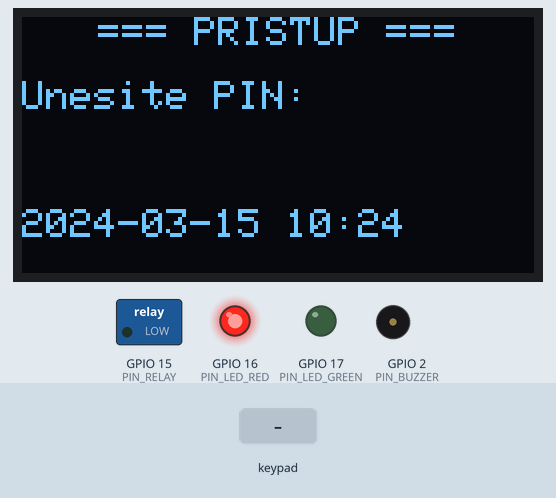
Bench run of a sketch on a simulated ESP32. Parts: 128×64 one-colour display, switched loads named in the sketch (green lamp = pin HIGH), output pins drawn as LEDs (lit = HIGH), buzzer (waves = sounding). The test bench sets the inputs (shaded band). WiFi joins after 1.5 s; servers stay silent unless stated; the local clock reads 2024-03-15 10:24:30 at power-on unless the sketch sets it; storage starts empty; what the sketch prints to the serial monitor is not drawn.

Above: at 5.4 s.
5.5 s: keypad keys 1 2 3 4 # pressed 0.4 s apart
At 8.0 s:
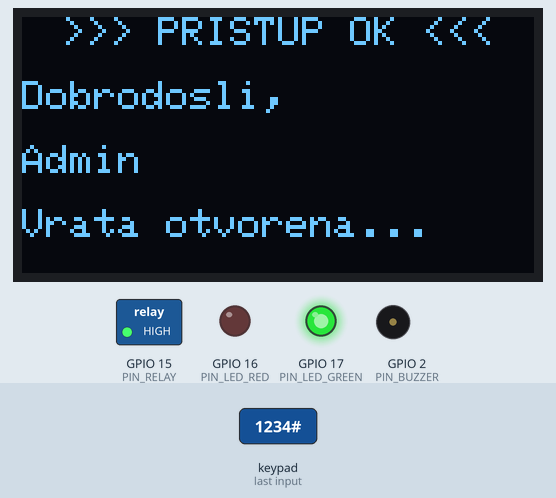
9.0 s: key 'A' pressed
12.0 s: key 'B' pressed
At 14.2 s:
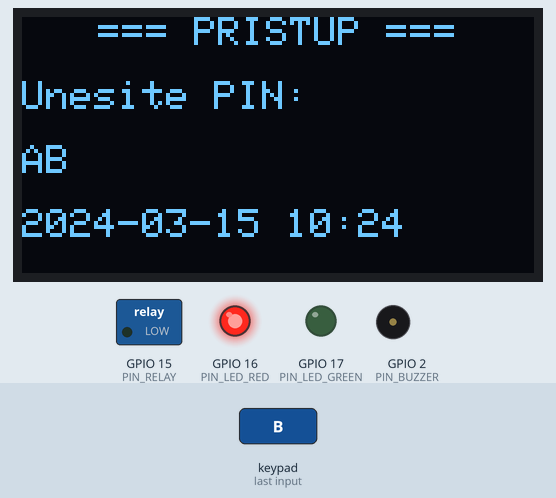
14.5 s: keypad keys 1 2 3 4 D pressed 0.4 s apart
At 17.0 s:
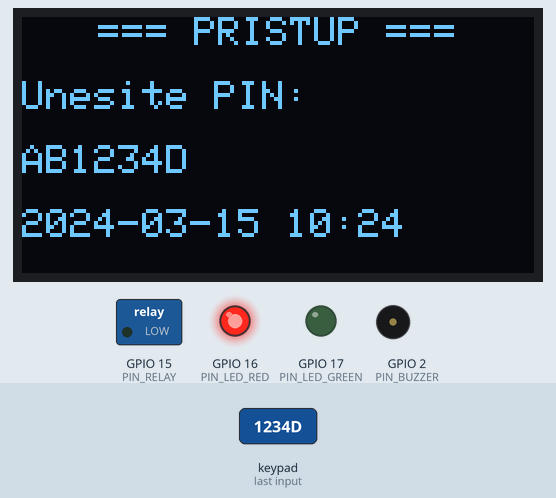
18.0 s: key 'C' pressed
At 18.5 s:
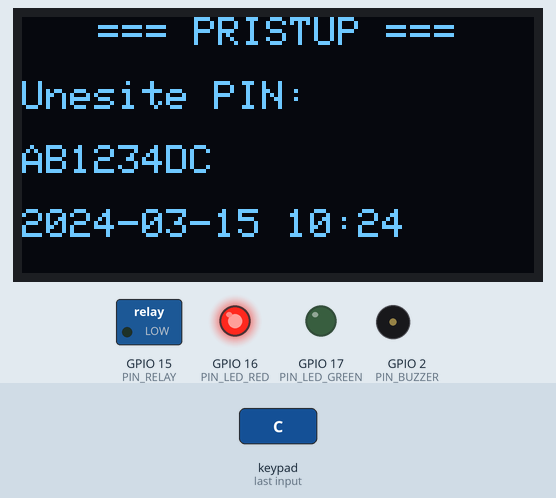
19.6 s: keypad keys 1 1 1 1 # pressed 0.4 s apart
At 22.8 s:
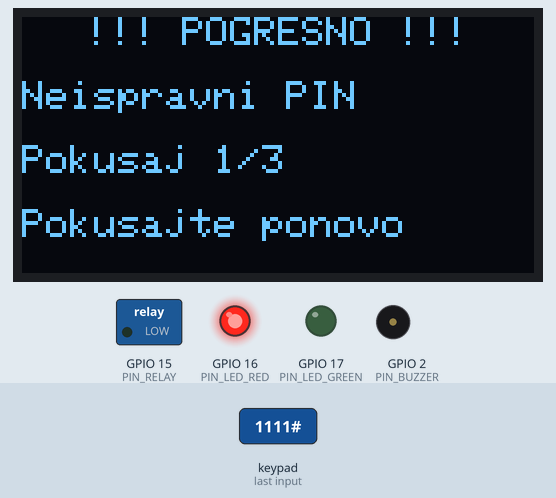
Timing chart, 0 to 24.1 s (numbered marks = the images above; inputs shaded):
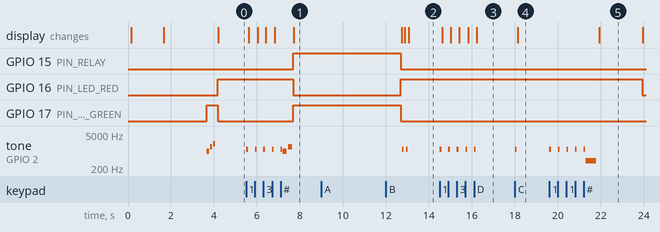

The sketch:

access_control_STA_mod.ino
```cpp
#include <Wire.h>
#include <RTClib.h>
#include <Adafruit_GFX.h>
#include <Adafruit_SSD1306.h>
#include <Keypad.h>
#include <SD.h>
#include <SPI.h>
#include <WiFi.h>
#include <WebServer.h>

//WiFi postavke
const char* WIFI_SSID     = "Kabinet_39";
const char* WIFI_PASSWORD = "el-robot2018";

//PIN-ovi korisnika

struct User {
  const char* name;
  const char* pin;
};

const User USERS[] = {
  { "Admin",    "1234" },
  { "Korisnik1","1111" },
  { "Korisnik2","2222" },
  { "Korisnik3","3333" },
  { "Korisnik4","4444" }
};
const int USER_COUNT = sizeof(USERS) / sizeof(USERS[0]);

//Maksimalni broj neuspjelih pokušaja
const int MAX_FAILED = 3;
const unsigned long LOCKOUT_MS = 30000;

// GPIO definicije
#define PIN_RELAY     15
#define PIN_BUZZER    2
#define PIN_LED_RED   16
#define PIN_LED_GREEN 17
#define PIN_SD_CS     5

//OLED display
#define OLED_WIDTH  128
#define OLED_HEIGHT 64
#define OLED_ADDR   0x3C
Adafruit_SSD1306 display(OLED_WIDTH, OLED_HEIGHT, &Wire, -1);

// RTC
RTC_DS1307 rtc;

//Tipkovnica 4x4
const byte ROWS = 4;
const byte COLS = 4;
char keys[ROWS][COLS] = {
  {'1','2','3','A'},
  {'4','5','6','B'},
  {'7','8','9','C'},
  {'*','0','#','D'}
};
byte rowPins[ROWS] = {13, 12, 14, 27};
byte colPins[COLS] = {26, 25, 33, 32};
Keypad keypad = Keypad(makeKeymap(keys), rowPins, colPins, ROWS, COLS);

// Web server
WebServer server(80);

// Log evidencija
#define LOG_BUFFER_SIZE 20
struct LogEntry {
  char timestamp[20];
  char user[20];
  bool success;
  char note[30];
};
LogEntry logBuffer[LOG_BUFFER_SIZE];
int logHead = 0;
int logCount = 0;

//Stanje sustava
String inputPin = "";
int failedAttempts = 0;
bool isLockedOut = false;
unsigned long lockoutStart = 0;
bool doorOpen = false;
unsigned long doorOpenTime = 0;
const unsigned long DOOR_OPEN_MS = 5000; // vrata otvorena 5 sekundi

//Globalni status string za OLED/web
String systemStatus = "Spreman";


//  POMOĆNE FUNKCIJE


String getTimestamp() {
  if (!rtc.isrunning()) return "0000-00-00 00:00:00";
  DateTime now = rtc.now();
  char buf[20];
  snprintf(buf, sizeof(buf), "%04d-%02d-%02d %02d:%02d:%02d",
           now.year(), now.month(), now.day(),
           now.hour(), now.minute(), now.second());
  return String(buf);
}

void addLog(const char* user, bool success, const char* note) {
  String ts = getTimestamp();
  LogEntry& e = logBuffer[logHead];
  strncpy(e.timestamp, ts.c_str(), sizeof(e.timestamp)-1);
  strncpy(e.user, user, sizeof(e.user)-1);
  e.success = success;
  strncpy(e.note, note, sizeof(e.note)-1);
  logHead = (logHead + 1) % LOG_BUFFER_SIZE;
  if (logCount < LOG_BUFFER_SIZE) logCount++;

  // Zapis na SD karticu
  File f = SD.open("/log.csv", FILE_APPEND);
  if (f) {
    f.printf("%s,%s,%s,%s\n",
             e.timestamp,
             e.user,
             success ? "USPJEH" : "NEUSPJEH",
             e.note);
    f.close();
  }
}

//OLED

void oledPrintCentered(const String& text, int y, uint8_t textSize = 1) {
  display.setTextSize(textSize);
  int16_t charW = 6 * textSize; // SSD1306 font: 6px po znaku pri size=1
  int16_t textW = text.length() * charW;
  int16_t x = (OLED_WIDTH - textW) / 2;
  if (x < 0) x = 0;
  display.setCursor(x, y);
  display.print(text);
}

void oledClear() {
  display.clearDisplay();
  display.setCursor(0, 0);
}


void oledShow(const String& line1,
              const String& line2 = "",
              const String& line3 = "",
              const String& line4 = "") {
  display.clearDisplay();
  display.setTextColor(SSD1306_WHITE);


  oledPrintCentered(line1, 0);


  display.setTextSize(1);
  display.setCursor(0, 16); display.println(line2);
  display.setCursor(0, 32); display.println(line3);
  display.setCursor(0, 48); display.println(line4);
  display.display();
}

void showReadyScreen() {
  String ts = getTimestamp();
  oledShow("=== PRISTUP ===",
           "Unesite PIN:",
           inputPin,
           ts.substring(0,16));
}

//Buzzer
void beepOK() {
  tone(PIN_BUZZER, 1000, 200);
  delay(250);
  tone(PIN_BUZZER, 1500, 200);
  delay(250);
  noTone(PIN_BUZZER);
}

void beepFail() {
  tone(PIN_BUZZER, 400, 500);
  delay(600);
  noTone(PIN_BUZZER);
}

void beepKeypress() {
  tone(PIN_BUZZER, 1200, 80);
  delay(90);
  noTone(PIN_BUZZER);
}

// LED
void ledGreen(bool on) { digitalWrite(PIN_LED_GREEN, on ? HIGH : LOW); }
void ledRed(bool on)   { digitalWrite(PIN_LED_RED,   on ? HIGH : LOW); }

// Relej (brava)
void unlockDoor() {
  digitalWrite(PIN_RELAY, HIGH); // relej aktiviran = brava otvorena
  doorOpen = true;
  doorOpenTime = millis();
  ledRed(false);   // vrata otvorena → crvena UGAŠENA
  ledGreen(true);  // zelena UPALJENA
}

void lockDoor() {
  digitalWrite(PIN_RELAY, LOW);
  doorOpen = false;
  ledGreen(false); // zelena UGAŠENA
  ledRed(true);    // vrata zaključana → crvena UPALJENA
}

// Provjera PIN-a
int checkPin(const String& pin) {
  for (int i = 0; i < USER_COUNT; i++) {
    if (pin == String(USERS[i].pin)) return i;
  }
  return -1;
}

//Autentikacija
void handleAccessGranted(int userIdx) {
  failedAttempts = 0;
  systemStatus = String("OK: ") + USERS[userIdx].name;

  beepOK();
  unlockDoor(); // brine za LED-ove

  oledShow(">>> PRISTUP OK <<<",
           String("Dobrodosli,"),
           String(USERS[userIdx].name),
           "Vrata otvorena...");

  addLog(USERS[userIdx].name, true, "Pristup odobren");
  Serial.printf("[%s] PRISTUP ODOBREN: %s\n",
                getTimestamp().c_str(), USERS[userIdx].name);
}

void handleAccessDenied(const String& triedPin) {
  failedAttempts++;
  systemStatus = "ODBIJEN";

  beepFail(); // crvena već stalno svijetli – nema promjene LED-a

  char note[30];
  snprintf(note, sizeof(note), "Neuspjeh %d/%d", failedAttempts, MAX_FAILED);
  addLog("???", false, note);
  Serial.printf("[%s] PRISTUP ODBIJEN (pokusaj %d)\n",
                getTimestamp().c_str(), failedAttempts);

  if (failedAttempts >= MAX_FAILED) {
    isLockedOut = true;
    lockoutStart = millis();
    systemStatus = "BLOKIRAN";
    oledShow("!!! BLOKIRAN !!!",
             "Previse pogresnih",
             "PIN-ova!",
             "Cekajte 30s...");
    addLog("SUSTAV", false, "Zakljucano 30s");
    Serial.println("[UPOZORENJE] Sustav blokiran 30 sekundi!");
    delay(3000);
  } else {
    char buf[20];
    snprintf(buf, sizeof(buf), "Pokusaj %d/%d", failedAttempts, MAX_FAILED);
    oledShow("!!! POGRESNO !!!",
             "Neispravni PIN",
             String(buf),
             "Pokusajte ponovo");
    delay(2000);
  }

  ledRed(false);
}

//Web server handleri
void handleWebRoot() {
  String ts = getTimestamp();

  String html = R"rawhtml(
<!DOCTYPE html>
<html lang='hr'>
<head>
<meta charset='UTF-8'>
<meta http-equiv='refresh' content='10'>
<meta name='viewport' content='width=device-width, initial-scale=1'>
<title>Kontrola Pristupa</title>
<style>
  body{font-family:Arial,sans-serif;background:#1a1a2e;color:#eee;margin:0;padding:20px}
  h1{color:#00d4ff;text-align:center;border-bottom:2px solid #00d4ff;padding-bottom:10px}
  .card{background:#16213e;border-radius:10px;padding:15px;margin:15px 0;border:1px solid #0f3460}
  .status{font-size:1.4em;font-weight:bold;text-align:center;padding:10px}
  .ok{color:#00ff88}
  .fail{color:#ff4444}
  .warn{color:#ffaa00}
  table{width:100%;border-collapse:collapse}
  th{background:#0f3460;padding:8px;text-align:left}
  td{padding:6px 8px;border-bottom:1px solid #0f3460}
  tr:hover{background:#0f3460}
  .badge-ok{background:#00ff88;color:#000;padding:2px 8px;border-radius:4px;font-size:.85em}
  .badge-fail{background:#ff4444;color:#fff;padding:2px 8px;border-radius:4px;font-size:.85em}
  footer{text-align:center;color:#666;font-size:.8em;margin-top:20px}
</style>
</head>
<body>
<h1>🔐 Kontrola Pristupa</h1>
)rawhtml";

  // Status kartica
  String statusClass = "ok";
  if (systemStatus.startsWith("BLOK") || systemStatus.startsWith("ODBIJEN"))
    statusClass = "fail";
  else if (doorOpen)
    statusClass = "warn";

  html += "<div class='card'>";
  html += "<div class='status " + statusClass + "'>Status: " + systemStatus + "</div>";
  html += "<p>Brava: <strong>" + String(doorOpen ? "OTVORENA 🔓" : "ZATVORENA 🔒") + "</strong></p>";
  html += "<p>Blokiranje: <strong>" + String(isLockedOut ? "DA ⚠️" : "NE") + "</strong></p>";
  html += "<p>Neuspjeli pokušaji: <strong>" + String(failedAttempts) + "/" + String(MAX_FAILED) + "</strong></p>";
  html += "<p>Vrijeme: <strong>" + ts + "</strong></p>";
  html += "<p>IP adresa: <strong>" + WiFi.localIP().toString() + "</strong></p>";
  html += "</div>";

  // Tablica događaja
  html += "<div class='card'><h2>📋 Zadnji događaji</h2>";
  if (logCount == 0) {
    html += "<p style='text-align:center;color:#888'>Nema zapisanih događaja.</p>";
  } else {
    html += "<table><tr><th>Datum i Vrijeme</th><th>Korisnik</th><th>Status</th><th>Bilješka</th></tr>";

    // Prikaži od najnovijeg prema starijem
    for (int i = logCount - 1; i >= 0; i--) {
      int idx = (logHead - 1 - i + LOG_BUFFER_SIZE) % LOG_BUFFER_SIZE;
      LogEntry& e = logBuffer[idx];
      html += "<tr>";
      html += "<td>" + String(e.timestamp) + "</td>";
      html += "<td>" + String(e.user) + "</td>";
      html += "<td>";
      if (e.success)
        html += "<span class='badge-ok'>USPJEH</span>";
      else
        html += "<span class='badge-fail'>NEUSPJEH</span>";
      html += "</td>";
      html += "<td>" + String(e.note) + "</td>";
      html += "</tr>";
    }
    html += "</table>";
  }
  html += "</div>";

  html += "<footer>ESP32 Kontrola Pristupa | Stranica se osvježava svakih 10s</footer>";
  html += "</body></html>";

  server.send(200, "text/html; charset=UTF-8", html);
}

void handleWebLog() {

  File f = SD.open("/log.csv", FILE_READ);
  if (!f) {
    server.send(404, "text/plain", "Log datoteka nije pronađena.");
    return;
  }
  String content = "timestamp,korisnik,status,biljeska\n";
  while (f.available()) {
    content += (char)f.read();
  }
  f.close();
  server.send(200, "text/csv; charset=UTF-8", content);
}

void handleWebNotFound() {
  server.send(404, "text/plain", "404 – Stranica nije pronađena.");
}


//  SETUP

void setup() {
  Serial.begin(115200);
  Serial.println("\n=== ESP32 Kontrola Pristupa – START ===");

  // GPIO
  pinMode(PIN_RELAY,     OUTPUT); digitalWrite(PIN_RELAY, LOW);
  pinMode(PIN_LED_RED,   OUTPUT); digitalWrite(PIN_LED_RED, LOW);
  pinMode(PIN_LED_GREEN, OUTPUT); digitalWrite(PIN_LED_GREEN, LOW);
  pinMode(PIN_BUZZER,    OUTPUT); noTone(PIN_BUZZER);

  // I2C (RTC + OLED)
  Wire.begin(21, 22);

  // OLED
  if (!display.begin(SSD1306_SWITCHCAPVCC, OLED_ADDR)) {
    Serial.println("[UPOZORENJE] OLED nije pronađen!");
  } else {
    display.clearDisplay();
    display.setTextSize(1);
    display.setTextColor(SSD1306_WHITE);
    display.display();
    Serial.println("[OK] OLED inicijaliziran.");
  }

  oledShow("Inicijalizacija...", "", "", "");

  // RTC
  if (!rtc.begin()) {
    Serial.println("[UPOZORENJE] RTC nije pronađen! Koristim dummy timestamp.");
    oledShow("Inicijalizacija...", "RTC: NIJE NADJEN!", "", "");
    delay(2000);
  } else {
    if (!rtc.isrunning()) {
      // Postavi na vrijeme kompajliranja samo ako RTC ne radi
      rtc.adjust(DateTime(F(__DATE__), F(__TIME__)));
      Serial.println("[INFO] RTC postavljen na compile-time.");
    }
    Serial.println("[OK] RTC inicijaliziran: " + getTimestamp());
  }

  // SD kartica
  SPI.begin(18, 19, 23, 5); // SCK, MISO, MOSI, CS
  if (!SD.begin(PIN_SD_CS)) {
    Serial.println("[UPOZORENJE] SD kartica nije pronađena! Logiranje onemogućeno.");
    oledShow("Inicijalizacija...", "SD: NIJE NADJENA!", "", "");
    delay(2000);
  } else {
    Serial.println("[OK] SD kartica inicijalizirana.");
    // Kreiraj zaglavlje ako datoteka ne postoji
    if (!SD.exists("/log.csv")) {
      File f = SD.open("/log.csv", FILE_WRITE);
      if (f) {
        f.println("timestamp,korisnik,status,biljeska");
        f.close();
      }
    }
  }

  // WiFi
  oledShow("Spajanje na WiFi...", WIFI_SSID, "", "");
  Serial.printf("[INFO] Spajanje na WiFi: %s\n", WIFI_SSID);
  WiFi.begin(WIFI_SSID, WIFI_PASSWORD);

  int wifiTimeout = 0;
  while (WiFi.status() != WL_CONNECTED && wifiTimeout < 40) {
    delay(500);
    Serial.print(".");
    wifiTimeout++;
  }

  if (WiFi.status() == WL_CONNECTED) {
    Serial.printf("\n[OK] WiFi spojen. IP: %s\n", WiFi.localIP().toString().c_str());
    oledShow("WiFi spojen!", WiFi.localIP().toString(), "", "");
    delay(2000);
  } else {
    Serial.println("\n[UPOZORENJE] WiFi nije spojen. Web sučelje nedostupno.");
    oledShow("WiFi NIJE spojen", "Offline mod", "", "");
    delay(2000);
  }

  // Web server rute
  server.on("/",       HTTP_GET, handleWebRoot);
  server.on("/log",    HTTP_GET, handleWebLog);
  server.onNotFound(handleWebNotFound);
  server.begin();
  Serial.println("[OK] Web server pokrenut.");

  // Gotovo – kratki signal (zelena trepne jednom, zatim se uključi crvena)
  ledGreen(true);
  tone(PIN_BUZZER, 1000, 100); delay(150);
  tone(PIN_BUZZER, 1500, 100); delay(150);
  tone(PIN_BUZZER, 2000, 100); delay(200);
  noTone(PIN_BUZZER);
  ledGreen(false);
  ledRed(true); // sustav spreman, vrata zaključana → crvena upaljena

  addLog("SUSTAV", true, "Sustav pokrenut");
  showReadyScreen();
  Serial.println("[OK] Sustav spreman.");
}


//  LOOP

void loop() {
  server.handleClient();

  // ── Provjera isteka blokade ──────────────────────────────
  if (isLockedOut) {
    unsigned long elapsed = millis() - lockoutStart;
    if (elapsed >= LOCKOUT_MS) {
      isLockedOut = false;
      failedAttempts = 0;
      systemStatus = "Spreman";
      inputPin = "";
      ledRed(true);  // vrata i dalje zaključana → crvena stalno upaljena
      Serial.println("[INFO] Blokada istekla. Sustav spreman.");
      addLog("SUSTAV", true, "Blokada istekla");
      showReadyScreen();
    } else {
      // Prikaži odbrojavanje
      int remaining = (LOCKOUT_MS - elapsed) / 1000 + 1;
      ledRed((millis() / 500) % 2); // trepćuća crvena
      oledShow("!!! BLOKIRAN !!!",
               "Cekajte jos:",
               String(remaining) + " sekundi",
               "");
      return; // Ne obrađuj tipkovnicu dok je blokada aktivna
    }
  }

  // Automatsko zatvaranje brave
  if (doorOpen && (millis() - doorOpenTime >= DOOR_OPEN_MS)) {
    lockDoor(); // uključuje crvenu, gasi zelenu
    systemStatus = "Spreman";
    inputPin = "";
    Serial.println("[INFO] Brava zatvorena (timeout).");
    addLog("SUSTAV", true, "Brava zatvorena");
    showReadyScreen();
  }

  // ── Čitanje tipkovnice ───────────────────────────────────
  if (doorOpen) return; // Dok su vrata otvorena ne primamo input

  char key = keypad.getKey();
  if (!key) return;

  beepKeypress();
  Serial.printf("[TIPKA] '%c'\n", key);

  // '#' = potvrda PIN-a
  if (key == '#') {
    if (inputPin.length() == 0) {
      showReadyScreen();
      return;
    }

    int userIdx = checkPin(inputPin);
    if (userIdx >= 0) {
      handleAccessGranted(userIdx);
    } else {
      handleAccessDenied(inputPin);
    }
    inputPin = "";
    if (!doorOpen && !isLockedOut) showReadyScreen();

  // '*' = brisanje unosa
  } else if (key == '*') {
    inputPin = "";
    systemStatus = "Spreman";
    Serial.println("[INFO] Unos obrisan.");
    showReadyScreen();

  // Brojevi / slova = dodaj u PIN buffer
  } else {
    if (inputPin.length() < 8) { // max 8 znakova
      inputPin += key;
    }

    oledShow("=== PRISTUP ===",
             "Unesite PIN:",
             inputPin,
             getTimestamp().substring(0,16));
  }
}
```

Measured:
- after the input at 5.5 s, GPIO 15 (PIN_RELAY): LOW → HIGH after 2.2 s; GPIO 16 (PIN_LED_RED): HIGH → LOW after 2.2 s
- after the input at 9.0 s, every drawn part: stays the same
- after the input at 12.0 s, the display: first differs from a run without the input after 1.1 s (image 2)
- after the input at 14.5 s, tone on GPIO 2 (PIN_BUZZER): alternates 1200 Hz for 0.08 s and silent for 0.32 s, 10 changes in all, then stays silent, starting at once; the display: first changes after 0.13 s (image 3 shows a later state)
- after the input at 18.0 s, tone on GPIO 2 (PIN_BUZZER): silent → 1200 Hz at once, → silent 0.08 s later; the display: changes after 0.13 s (image 4)
- after the input at 19.6 s, GPIO 16 (PIN_LED_RED): HIGH → LOW after 4.3 s; tone on GPIO 2 (PIN_BUZZER): plays 1200 Hz for 0.08 s, 1200 Hz for 0.08 s, 1200 Hz for 0.08 s, 1200 Hz for 0.08 s, 1200 Hz for 0.08 s, 400 Hz for 0.50 s, starting at once; the display: changes after 2.3 s (image 5)
